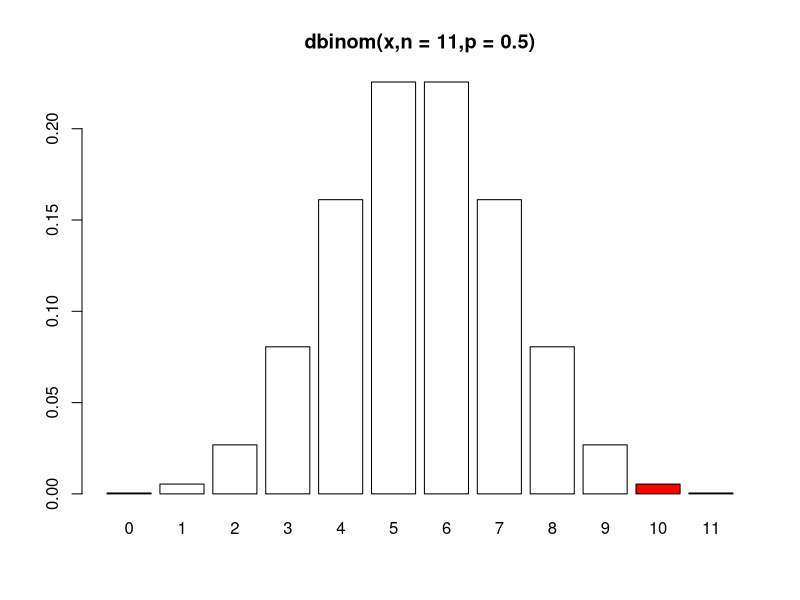
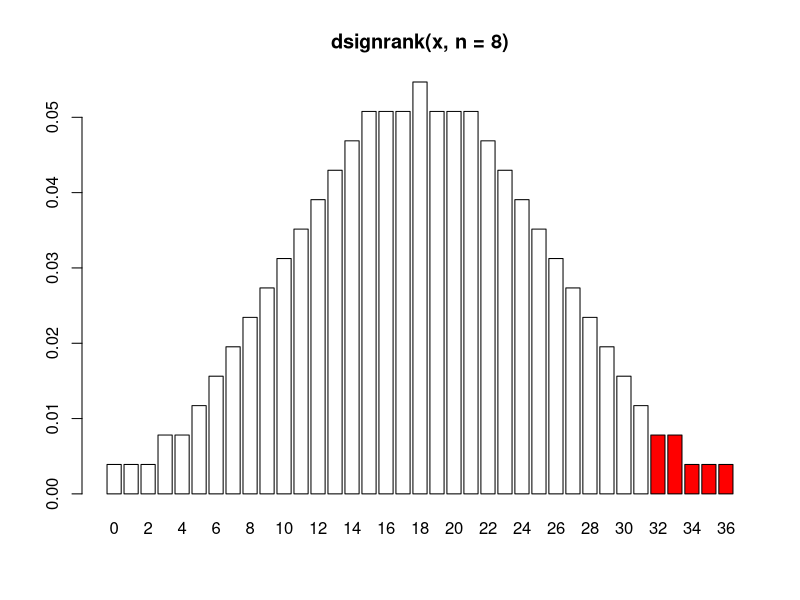
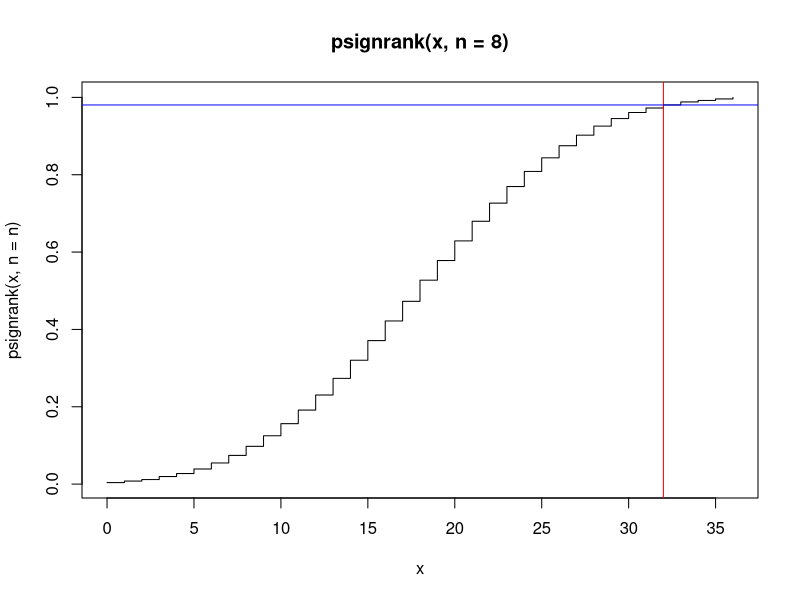

Recreate these plots in R, in order.
## ---- chunk 1
knitr::opts_chunk$set(echo = FALSE)
## ---- chunk 2
S = 10; n = 11; p = 1/2; 2*dbinom(x = 10,size = 11,prob = p)
## ---- chunk 3
x = seq(0,n,1)
colors = rep("white",length(x))
colors[x >= S] = "red"
barplot(dbinom(x,n,1/2),
        names.arg = x,
        main = paste0("dbinom(x,n = ", n, ",p = ",p,")"),
        col = colors)
## ---- chunk 4
school = c(82,69,73,43,58,56,76,65); home = c(63,42,74,37,51,43,80,62)
response = school - home
response
rank(abs(response))
## ---- chunk 5
response
rank(abs(response))
## ---- chunk 6
wplus = sum((response>0)*rank(abs(response)))
wplus
## ---- chunk 7
library(R.utils)
sign = intToBin(0:7)
sign = sapply(sign,function(i) c(substr(i,1,1),substr(i,2,2),substr(i,3,3)) )
sign = t(matrix(as.integer(sign),nrow = 3))
rank = t(matrix(rep(1:3,8),nrow = 3))
data.frame(sign=sign)
## ---- chunk 8
outcome = data.frame(sign=sign,sum=apply(sign*rank,1,sum)); outcome
table(outcome$sum)
## ---- chunk 9
n = 3; nsim = 10000
X = matrix(rnorm(n*nsim),ncol=n)
WplusSim = apply(X,1, function(x) { r = rank(abs(x)); sum(r * (x>0)) })
table(WplusSim)/nsim
## ---- chunk 10
prop = c(1/8,1/8,1/8,2/8,1/8,1/8,1/8)
names(prop) = 0:6
prop
## ---- chunk 11
n = length(response)
x = seq(0,n*(n+1)/2,1)
colors = rep("white",length(x))
colors[x >= wplus] = "red"
barplot(dsignrank(x,n),names.arg = x,main = paste0("dsignrank(x, n = ", n, ")"),col = colors)
## ---- chunk 12
plot(x,psignrank(x, n = n),type = "s",main = paste0("psignrank(x, n = ", n, ")"))
abline(v=wplus,col = "red"); abline(h=psignrank(wplus,n),col = "blue")
## ---- chunk 13
pvalue = 1-psignrank(wplus-1,n,lower.tail = TRUE)
pvalue
## ---- chunk 14
n = 30; df = 2; nsims = 10000; mu = 0; collwil = rep(0,nsims); collt = rep(0,nsims)
for(i in 1:nsims) {
  x = rt(n,df) + mu
  wil = wilcox.test(x) 
  collwil[i] = wil$p.value 
  ttest = t.test(x) 
  collt[i] = ttest$p.value
}
powwil = rep(0,nsims); powwil[collwil <= .05] = 1; powerwil = sum(powwil)/nsims
powt = rep(0,nsims); powt[collt <= .05] = 1; powert = sum(powt)/nsims
powerwil
powert
## ---- chunk 15
n = 30; df = 2; nsims = 10000; mu = 0.5; collwil = rep(0,nsims); collt = rep(0,nsims)
for(i in 1:nsims) {
  x = rt(n,df) + mu
  wil = wilcox.test(x) 
  collwil[i] = wil$p.value 
  ttest = t.test(x) 
  collt[i] = ttest$p.value
}
powwil = rep(0,nsims); powwil[collwil <= .05] = 1; powerwil = sum(powwil)/nsims
powt = rep(0,nsims); powt[collt <= .05] = 1; powert = sum(powt)/nsims
powerwil
powert
## ---- chunk 16
n = 30; df = 2; nsims = 10000; mu = 1; collwil = rep(0,nsims); collt = rep(0,nsims)
for(i in 1:nsims) {
  x = rt(n,df) + mu
  wil = wilcox.test(x) 
  collwil[i] = wil$p.value 
  ttest = t.test(x) 
  collt[i] = ttest$p.value
}
powwil = rep(0,nsims); powwil[collwil <= .05] = 1; powerwil = sum(powwil)/nsims
powt = rep(0,nsims); powt[collt <= .05] = 1; powert = sum(powt)/nsims
powerwil
powert
